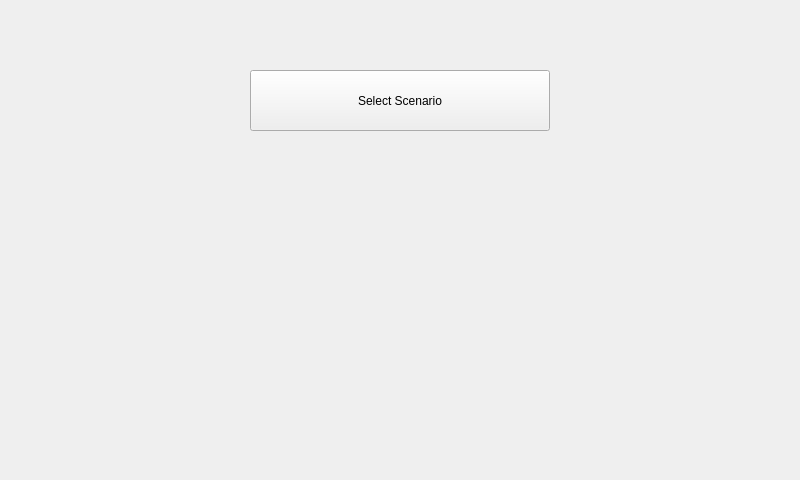
<?xml version="1.0" encoding="UTF-8"?>
<ui version="4.0">
 <class>MainMenu</class>
 <widget class="QWidget" name="MainMenu">
  <property name="geometry">
   <rect>
    <x>0</x>
    <y>0</y>
    <width>800</width>
    <height>480</height>
   </rect>
  </property>
  <property name="windowTitle">
   <string>Form</string>
  </property>
  <widget class="QPushButton" name="button_Scenario">
   <property name="geometry">
    <rect>
     <x>250</x>
     <y>70</y>
     <width>300</width>
     <height>61</height>
    </rect>
   </property>
   <property name="text">
    <string>Select Scenario</string>
   </property>
  </widget>
 </widget>
 <resources/>
 <connections/>
</ui>
